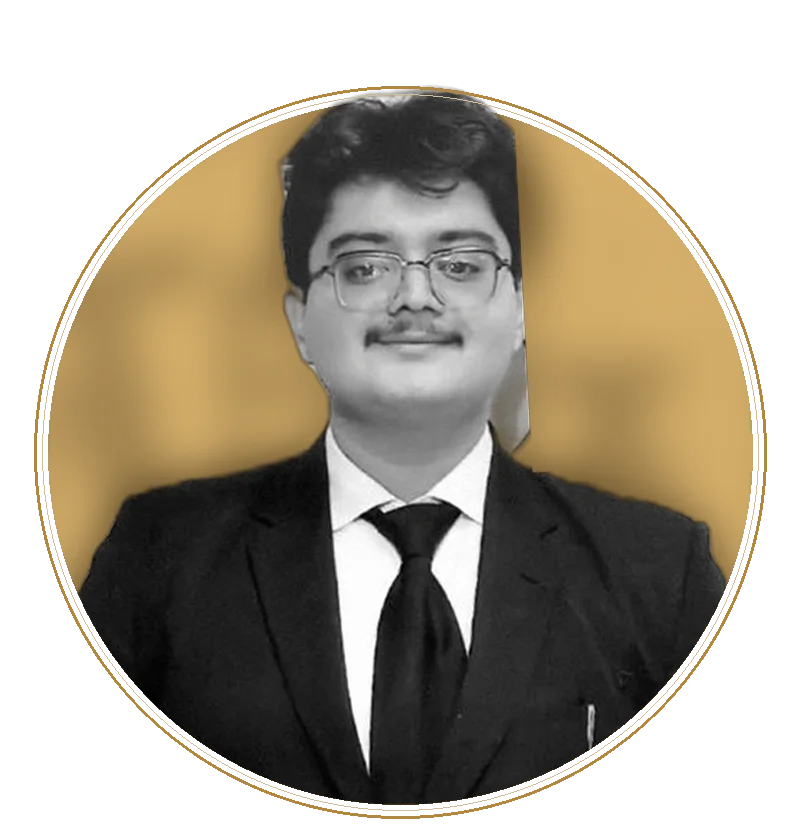
#> input picture img/portrait.webp, 800 x 834 px
$ python portrait.py ../img/portrait.webp out.png
#> lines starting #> are read from the running program, lines starting #| are printed output that depends on the picture
#!/usr/bin/env python3
"""Make a Team page portrait in the site's house style.

Usage:
    python3 _tools/portrait.py <photo> <output name without extension> [--head 235] [--top 120]

Writes <name>.png and <name>.webp (800 x 834, transparent outside the ring).

House style: the person in greyscale, cut out and placed over the photo's own background,
which is blurred and tinted gold, all inside a brass ring. The figure is kept fully inside
the ring. The head is scaled to about --head pixels wide (measured across the ears at eye
level) with its top about --top pixels from the top. Where the photo is too narrow or too
short to fill the circle at that size, the figure is enlarged (cropped closer) instead of
fading the jacket into the background. For a tight passport-style crop, --top 150 or 160
places the head a little lower, which needs less enlargement.

Needs: pip install "rembg[cpu]" opencv-python pillow numpy
(rembg downloads the u2net_human_seg model on first use.)
"""
import argparse
import os
import urllib.request
import cv2
import numpy as np
from PIL import Image, ImageDraw, ImageFilter, ImageOps

W, H = 800, 834
CX, CY = 400, 452          # centre of the circle
R_PHOTO = 352              # radius of the photograph
R_FAINT = 358              # faint inner ring
R_RING = 365               # brass ring (3 px)
BRASS = (181, 135, 58)
GOLD_LIGHT = np.array([232, 190, 118], dtype=np.float32)  # colour of white after tinting


def cut_mask(img):
    from rembg import new_session, remove
    session = new_session('u2net_human_seg')
    return np.array(remove(img, session=session, only_mask=True, post_process_mask=True)).astype(np.float32) / 255


# [28 lines left out: functions face_box, head_metrics, not called in this run]


def make(photo, out, head=235, top_px=120):
#> called with photo = '../img/portrait.webp', out = 'out.png', head = 235, top_px = 120
    img = Image.open(photo).convert('RGB')
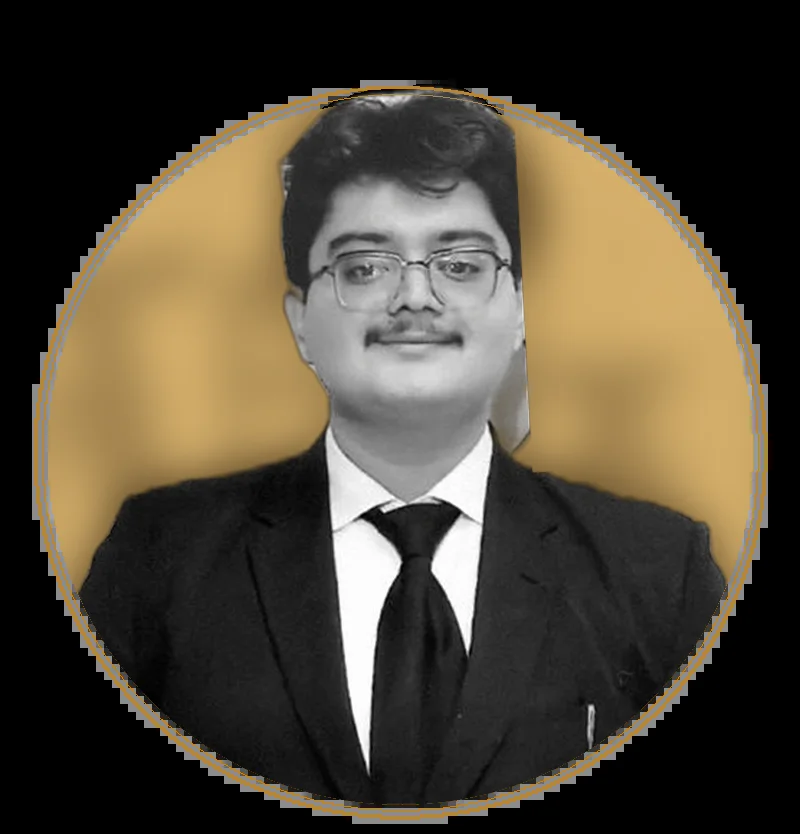
#> img: PIL image 800x834 RGB; mean R, G, B 77.4, 69.2, 54.5
    sw, sh = img.size
#> sw = 800; sh = 834
    mask = cut_mask(img)
    face = face_box(img)
    head_w, head_top, face_cx = head_metrics(mask, face)

    # Scale: the head size asked for, enlarged only as far as needed so that no edge of the photo
    # that cuts through the figure (a shoulder at the side, the jacket at the bottom) shows inside
    # the circle. The circle's edge curves, so a cut low down at the side is often hidden anyway.
    touch_l = np.nonzero(mask[:, :3].max(axis=1) > 0.5)[0]
    touch_r = np.nonzero(mask[:, -3:].max(axis=1) > 0.5)[0]
    touch_b = np.nonzero(mask[-3:, :].max(axis=0) > 0.5)[0]

    # [11 lines left out: function fits, not called in this run]

    s = head / head_w
    while not fits(s):
        s *= 1.01
    ox = CX - face_cx * s
    oy = top_px - head_top * s

    # [5 lines left out: function place, not called in this run]

    # Background: the photo with the figure filled in by the surrounding colour, blurred, tinted gold.
    bg = np.array(img).astype(np.float32)
    m3 = (mask > 0.05)[..., None]
    small = cv2.resize(np.where(m3, 0, bg), (64, 64), interpolation=cv2.INTER_AREA)
    wts = cv2.resize((~m3[..., 0]).astype(np.float32), (64, 64), interpolation=cv2.INTER_AREA)
    for _ in range(40):  # spread the background colour into the figure's area
        num = cv2.GaussianBlur(small * wts[..., None], (0, 0), 3)
        den = cv2.GaussianBlur(wts, (0, 0), 3)[..., None] + 1e-6
        small = np.where(wts[..., None] > 0.5, small, num / den)
        wts = np.maximum(wts, (cv2.GaussianBlur(wts, (0, 0), 3) > 0.05).astype(np.float32))
    filled = np.where(m3, cv2.resize(small, (sw, sh), interpolation=cv2.INTER_CUBIC), bg)
    bg_img = place(Image.fromarray(np.clip(filled, 0, 255).astype(np.uint8)), (0, 0, 0), Image.LANCZOS)
    # extend the background past the photo's edges, if any, by repeating the edge
    arr = np.array(bg_img).astype(np.float32)
    x0, y0 = max(0, round(ox)), max(0, round(oy))
    x1, y1 = min(W, round(ox + sw * s)), min(H, round(oy + sh * s))
    arr = cv2.copyMakeBorder(arr[y0:y1, x0:x1], y0, H - y1, x0, W - x1, cv2.BORDER_REPLICATE)
    lum = cv2.cvtColor(arr.astype(np.uint8), cv2.COLOR_RGB2GRAY).astype(np.float32) / 255
    lum = cv2.GaussianBlur(lum, (0, 0), 14)
    yy, xx = np.mgrid[0:H, 0:W]
    d = np.hypot(xx - CX, yy - (CY - 90)) / R_PHOTO
    lum = 0.74 + (lum - lum.mean()) * 0.9 + 0.12 - 0.34 * d ** 2     # keep the photo's light, add depth
    tint = np.clip(lum, 0.28, 0.97)[..., None] * GOLD_LIGHT
    background = Image.fromarray(np.clip(tint, 0, 255).astype(np.uint8))

    # Figure: greyscale with gentle contrast, a crisp (not feathered) edge.
    fig = place(img, (0, 0, 0), Image.LANCZOS)
    fig = ImageOps.autocontrast(fig.convert('L'), cutoff=0.4).convert('RGB')
    fm = place(Image.fromarray((mask * 255).astype(np.uint8)), 0, Image.LANCZOS)
    fm = fm.filter(ImageFilter.MinFilter(3)).filter(ImageFilter.GaussianBlur(0.6))
    photo_disc = Image.composite(fig, background, fm)

    # Clip to the circle and draw the rings (drawn at 4x for smooth edges).
    k = 4
    disc = Image.new('L', (W * k, H * k), 0)
    ImageDraw.Draw(disc).ellipse([(CX - R_PHOTO) * k, (CY - R_PHOTO) * k, (CX + R_PHOTO) * k, (CY + R_PHOTO) * k], fill=255)
    disc = disc.resize((W, H), Image.LANCZOS)
    out_img = Image.new('RGBA', (W, H), (0, 0, 0, 0))
    out_img.paste(photo_disc, (0, 0), disc)
    rings = Image.new('RGBA', (W * k, H * k), (0, 0, 0, 0))
    dr = ImageDraw.Draw(rings)
    dr.ellipse([(CX - R_FAINT) * k, (CY - R_FAINT) * k, (CX + R_FAINT) * k, (CY + R_FAINT) * k], outline=BRASS + (140,), width=1 * k)
    dr.ellipse([(CX - R_RING - 1) * k, (CY - R_RING - 1) * k, (CX + R_RING + 1) * k, (CY + R_RING + 1) * k], outline=BRASS + (255,), width=3 * k)
    out_img = Image.alpha_composite(out_img, rings.resize((W, H), Image.LANCZOS))
    out_img.save(out + '.png', optimize=True)
    out_img.save(out + '.webp', quality=86, method=6)
    print(f'{out}: head {head_w}px in the photo, scale {s:.3f}, head about {round(head_w * s)}px')


if __name__ == '__main__':
    ap = argparse.ArgumentParser(description=__doc__, formatter_class=argparse.RawDescriptionHelpFormatter)
    ap.add_argument('photo')
    ap.add_argument('out')
    ap.add_argument('--head', type=int, default=235)
    ap.add_argument('--top', type=int, default=120)
    a = ap.parse_args()
    make(a.photo, a.out, a.head, a.top)
#> (the call stopped at in cut_mask, `session = new_session('u2net_human_seg')`: rembg is not available in this run)
